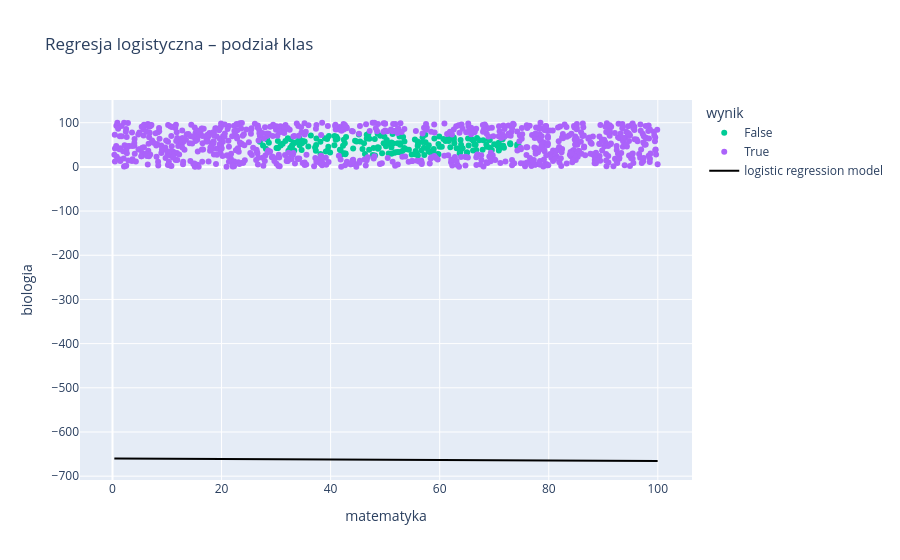

Notebook source saved alongside this figure:
### Markdown cell above
# Zadanie domowe

Zastosowanie regresji liniowej do innego rodzaju danych.

**Proszę:**

* wygenerować syntetyczne wyniki 100 egzaminów z biologi i matematyki według rozkładu płaskiego w zakresie ```[0,100]``` punktów
* proszę wygenerować efekt rekrutacji na studia według wzoru:

$$
\text{zdał} =\sqrt{(\text{wynik z matematyki}-50)^{2} + (\text{wynik z biologii}-50)^{2}}>25
$$
  

* narysować rozkład osób które zdały/nie zdały na płaszczyźnie ```x="matematyka", y="biologia"```
* przeprowadzić trening regresji logistycznej dla tych danych
* narysować krzywą rozdzielającą kategorie
* odpowiedzieć na pytanie **"Czy krzywa poprawnie rozdziela kategorie?"**

### Code cell
nPoints = 1000
#BEGIN_SOLUTION
x = 100*np.random.random_sample(nPoints)
y = 100*np.random.random_sample(nPoints)

df = pd.DataFrame(data=x, columns=["matematyka"])
df["biologia"] = y
df["wynik"] = np.sqrt((x-50)**2 + (y-50)**2)>25


model = logistic_func
theta0 = [0,0,0]
theta_opt = so.fmin_bfgs(f=negative_log_likelihood, x0=theta0, 
                         fprime=negative_log_likelihood_derivative, 
                         args=(df[["matematyka","biologia"]], df["wynik"], model), disp= True)
print('Optymalne wartości parametrów theta: {}'.format(theta_opt))


# wykres punktowy z kolorami w zależności od wyniku
fig = px.scatter(
    df,
    x="matematyka",
    y="biologia",
    color=df['wynik'].astype(str),  # traktujemy wynik jako kategorię
    color_discrete_map={"1": "blue", "0": "red"},
    labels={"color": "wynik"},
    title="Regresja logistyczna – podział klas"
)

# prosta rozdzielająca klasy

x_vals = np.array([df["matematyka"].min(),df["matematyka"].max()])
y_vals = -(theta_opt[0] + theta_opt[1]*x)/theta_opt[2]

fig.add_trace(
    go.Scatter(
        x=x_vals, y=y_vals,
        mode="lines",
        name="logistic regression model",
        line=dict(color="black")
    )
)

fig.show()

#END_SOLUTION

### Figure 1 — Plotly figure (JSON) as saved in the notebook; plotly's stock layout.template omitted (floating-point values rounded to 4 significant figures; data arrays with more than 128 entries replaced by an {"elided": "..."} marker saying what was removed)
{"data": [{"hovertemplate": "wynik=False<br>matematyka=%{x}<br>biologia=%{y}<extra></extra>", "legendgroup": "False", "marker": {"color": "#00cc96", "symbol": "circle"}, "mode": "markers", "name": "False", "orientation": "v", "showlegend": true, "type": "scatter", "x": {"elided": "188 float values"}, "xaxis": "x", "y": {"elided": "188 float values"}, "yaxis": "y"}, {"hovertemplate": "wynik=True<br>matematyka=%{x}<br>biologia=%{y}<extra></extra>", "legendgroup": "True", "marker": {"color": "#ab63fa", "symbol": "circle"}, "mode": "markers", "name": "True", "orientation": "v", "showlegend": true, "type": "scatter", "x": {"elided": "812 float values"}, "xaxis": "x", "y": {"elided": "812 float values"}, "yaxis": "y"}, {"line": {"color": "black"}, "mode": "lines", "name": "logistic regression model", "type": "scatter", "x": [0.3398, 99.97], "y": {"elided": "1000 float values"}}], "layout": {"legend": {"title": {"text": "wynik"}, "tracegroupgap": 0}, "title": {"text": "Regresja logistyczna – podział klas"}, "xaxis": {"anchor": "y", "domain": [0, 1], "title": {"text": "matematyka"}}, "yaxis": {"anchor": "x", "domain": [0, 1], "title": {"text": "biologia"}}}}
